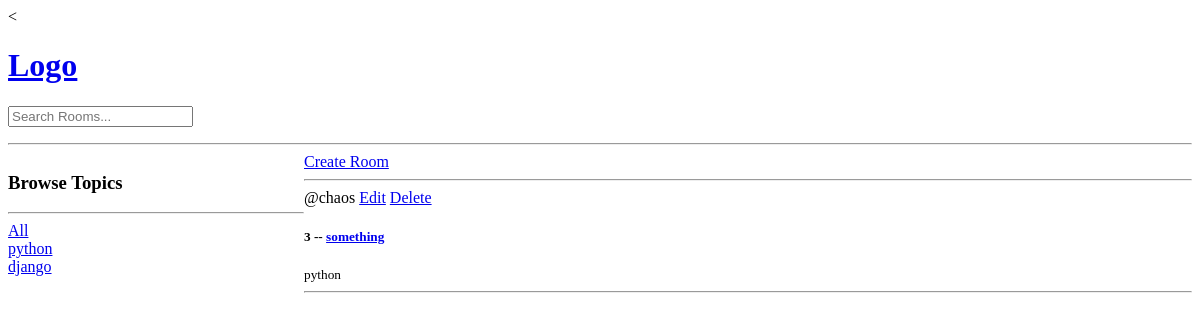
Before: / with the older database file.
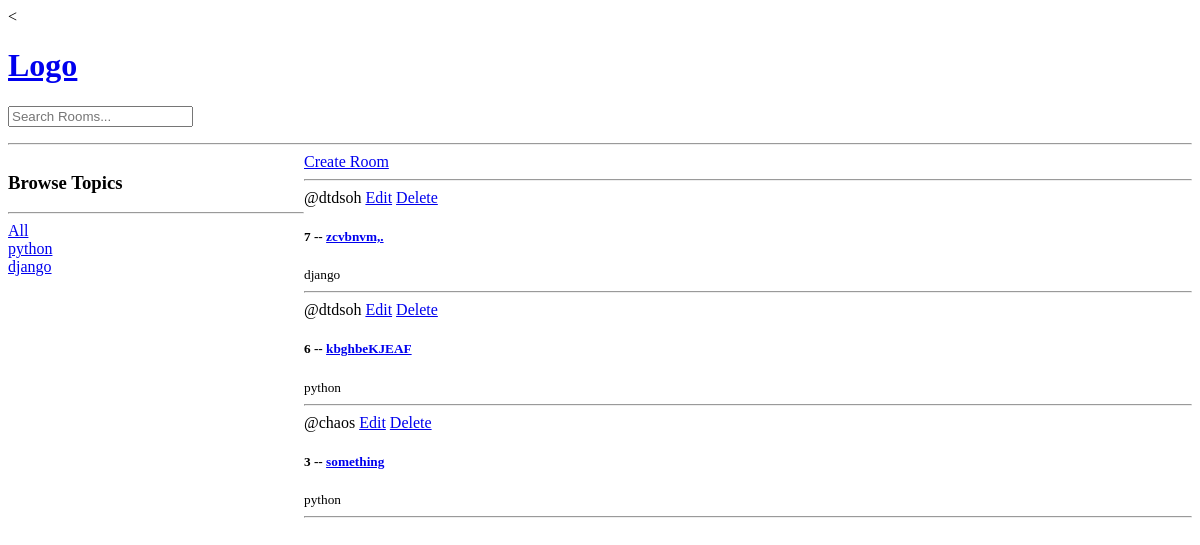
After: the same page with the newer database file.
### base/models.py (models this page shows, shortened)
class Topic(models.Model):
    name = models.CharField(max_length=200)

class Room(models.Model):
    host = models.ForeignKey(User, on_delete=models.SET_NULL, null=True)
    topic = models.ForeignKey(Topic, on_delete=models.SET_NULL, null=True)
    name = models.CharField(max_length=200)
    description = models.TextField(null=True, blank=True)
    updated = models.DateTimeField(auto_now=True)
    created = models.DateTimeField(auto_now_add=True)
    class Meta:
        ordering = ['-updated','-created']

### base/views.py (the view)
# urls.py: path('', views.home, name='home'),
def home(request):
    q = request.GET.get('q') if request.GET.get('q') != None else ''
    rooms = Room.objects.filter(topic__name__contains=q)
    topics = Topic.objects.all()
    context = {'rooms': rooms, 'topics': topics}
    return render(request, 'base/home.html', context)

### base/templates/base/home.html (shortened to what this page needs)
{% extends 'base/main.html' %}
{% block content %}
<div class="home-container">
    <div>
        <h3>Browse Topics</h3>
        <hr>
        <div>
            <a href={% url 'home' %}>All</a>
        </div>
        {% for topic in topics %}
        <div>
            <a href="{% url 'home' %}?q={{ topic.name }}">{{ topic.name }}</a>
        </div>
        {% endfor %}
    </div>
    <div>
        <a href={% url 'create-room' %}>Create Room</a>
        <hr>
        {% for room in rooms %}
            <div>
                <span>@{{ room.host.username }}</span>
                <a href={% url 'update-room' room.id %}>Edit</a>
                <a href = {% url 'delete-room' room.id %}  >Delete</a>
                <h5>
                    {{ room.id }} -- <a href={% url 'room' room.id %}> {{ room.name }} </a>
                </h5>
                <small>{{ room.topic.name }}</small>
                <hr>
            </div>
        {% endfor %}
    </div>
</div>
{% endblock %}

### base/templates/base/main.html (shortened to what this page needs)
<<!DOCTYPE html>
<html lang="en">
<head>
</head>
<body>
    {% include 'base/navbar.html' %}
    {% block content %}
    {% endblock %}
</body>
</html>

### base/templates/base/navbar.html
<a href="/">
    <h1>Logo</h1>
</a>
<form method="GET" action="{% url 'home' %}">
    <input type="text" name="q" placeholder="Search Rooms...">
</form>
<hr>

### base/templates/base/home.html (style rules this page uses)
.home-container { display: grid; grid-template-columns: 1fr 3fr; }

Changed rows visible on the page:
added Room: host.username "dtdsoh", id "7", name "zcvbnvm,.", topic.name "django"
added Room: host.username "dtdsoh", id "6", name "kbghbeKJEAF", topic.name "python"
